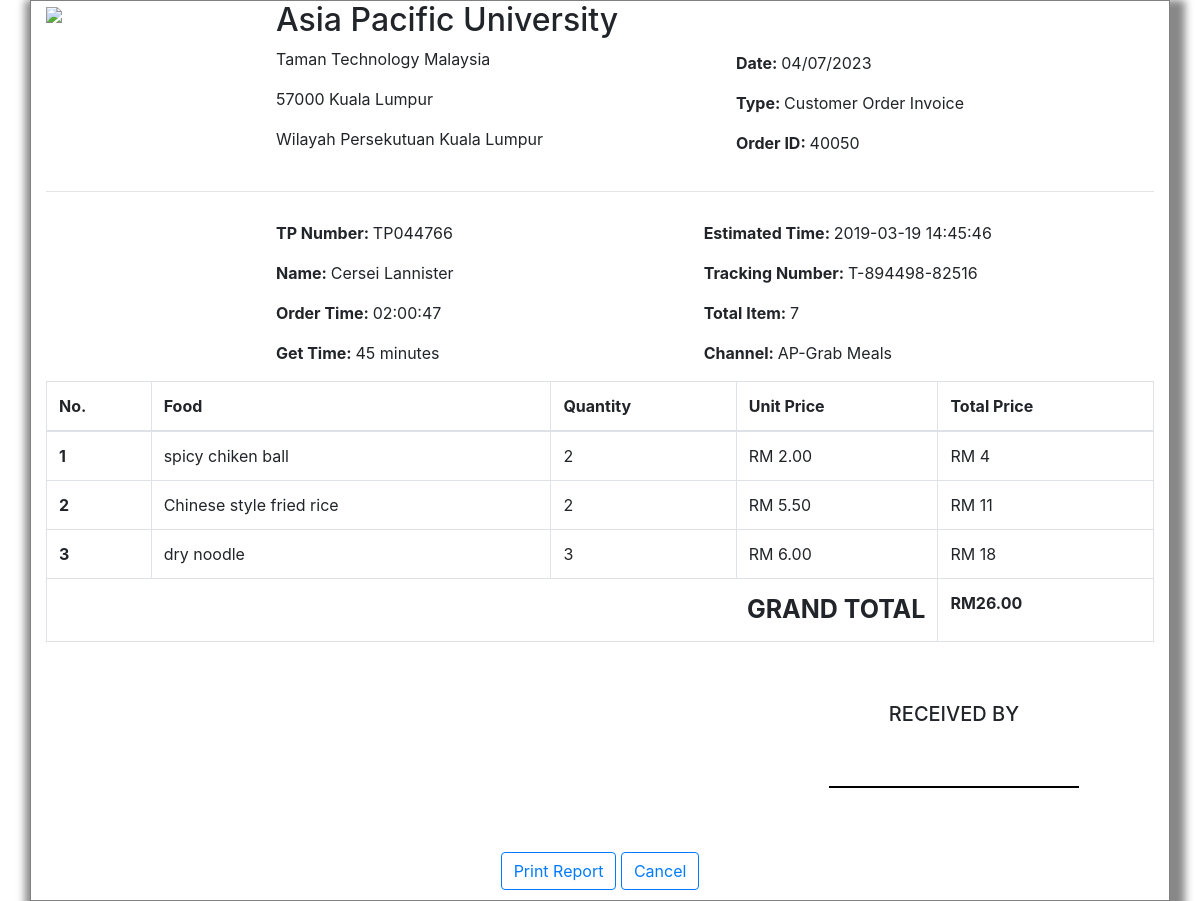
The page /online-meal-ordering-system/financial-dept-app/invoice_order.php?id=40050 on the database its author committed.
### tables this page shows
CREATE TABLE `orders` (
  `Order_ID` int(11) NOT NULL,
  `Food_ID` varchar(255) NOT NULL,
  `Customer_ID` varchar(255) NOT NULL,
  `Total_Item` int(11) NOT NULL,
  `Order_date` datetime NOT NULL DEFAULT current_timestamp(),
  `Order_Get_Time` varchar(255) DEFAULT NULL,
  `Order_Estimated_Time` datetime DEFAULT NULL,
  `Order_Prepare_Time` datetime DEFAULT NULL,
  `Order_Tracking_Number` varchar(255) NOT NULL,
  `Order_Total_Price` varchar(255) NOT NULL,
  `Order_Remark` varchar(255) NOT NULL
);

CREATE TABLE `customer` (
  `Customer_ID` varchar(255) NOT NULL,
  `Customer_Name` varchar(255) NOT NULL,
  `Customer_Password` varchar(255) NOT NULL,
  `Customer_Role` varchar(255) NOT NULL,
  `Customer_Gender` varchar(255) NOT NULL,
  `Customer_IC_No` varchar(255) NOT NULL,
  `Customer_Contact` varchar(255) NOT NULL,
  `Customer_Email` varchar(255) NOT NULL,
  `Customer_Description` varchar(255) NOT NULL,
  `Customer_Credit_Balance` varchar(255) NOT NULL,
  `Customer_File` varchar(255) NOT NULL
);

CREATE TABLE `food` (
  `Food_ID` varchar(255) NOT NULL,
  `Stall_ID` int(11) NOT NULL,
  `Food_Name` varchar(255) NOT NULL,
  `Food_Category` varchar(255) NOT NULL,
  `Unit_Price` varchar(255) NOT NULL,
  `Food_Description` varchar(255) NOT NULL,
  `Food_File` varchar(255) NOT NULL,
  `Food_Status` varchar(255) NOT NULL
);

### online-meal-ordering-system/financial-dept-app/invoice_order.php (the view, shortened to what this page needs)
<?php
include('conn.php');
function count_array_values($my_array, $match){
    $count = 0;
    foreach ($my_array as $key => $value){
        if ($value == $match){
            $count++;
        }
    }
    return $count;
}
?>
<!DOCTYPE html>
<html lang="en" dir="ltr">
  <head>
    <link rel="stylesheet" href="https://stackpath.bootstrapcdn.com/bootstrap/4.3.1/css/bootstrap.min.css">
    <link rel="stylesheet" href="sales_report.css">
  </head>
  <body>
    <div class="upper-con container">
    <?php
    if (isset($_GET['id'])){
      $g_id = $_GET['id'];
      $sql = mysqli_query($con, "SELECT * FROM orders WHERE Order_ID = '$g_id' ");
      $i = 1;
    while ($row = mysqli_fetch_array($sql)){
      $order_id = $row['Order_ID'];
      $food_id = $row['Food_ID'];
      $order_date = $row['Order_date'];
      $cust_id = $row['Customer_ID'];
      $track_num = $row['Order_Tracking_Number'];
      $total_item = $row['Total_Item'];
      $get_time = $row['Order_Get_Time'];
      $estimated_time = $row['Order_Estimated_Time'];
      $order_price = $row['Order_Total_Price'];
      $update = date("h:i:s", strtotime($order_date));
    }
    $sql2 = mysqli_query($con, "SELECT * FROM customer WHERE Customer_ID = '$cust_id'");
    while($row2 = mysqli_fetch_array($sql2)){
      $cust_name = $row2['Customer_Name'];
    }
?>
      <div class="top-info">
      <div class="apu-logo">
        <img src="images/apu-logo">
      </div>
      <div class="apu-address">
        <h2>Asia Pacific University</h2>
        <p>Taman Technology Malaysia</p>
        <p>57000 Kuala Lumpur</p>
        <p>Wilayah Persekutuan Kuala Lumpur</p>
      </div>
      <div class="report-datetype">
        <p><strong>Date: </strong><?php echo date('d/m/Y'); ?></p>
        <p><strong>Type: </strong>Customer Order Invoice</p>
        <p><strong>Order ID: </strong><?php echo $order_id ?></p>
      </div>
    </div>
<hr style="height:1px; margin: 190px 0 0 0;">
      <div class="mid-info">
    <div class="mid-info1">
    <p><strong>TP Number: </strong><?php echo $cust_id; ?></p>
    <p><strong>Name: </strong><?php echo $cust_name; ?></p>
    <p><strong>Order Time: </strong><?php echo $update;?></p>
    <p><strong>Get Time: </strong><?php echo $get_time;?></p>
    </div>
    <div class="mid-info2">
      <p><strong>Estimated Time: </strong><?php echo $estimated_time; ?></p>
      <p><strong>Tracking Number: </strong><?php echo $track_num; ?></p>
      <p><strong>Total Item: </strong><?php echo $total_item; ?></p>
      <p><strong>Channel: </strong>AP-Grab Meals</p>
    </div>
  </div>
    <div class="report-table">
    <table class="table table-bordered">
      <thead>
        <tr>
          <th scope="col">No.</th>
          <th scope="col">Food</th>
          <th scope="col">Quantity</th>
          <th scope="col">Unit Price</th>
          <th scope="col">Total Price</th>
        </tr>
      </thead>
      <tbody>
        <?php
        $split_food_id = str_split($food_id, 4);
        $food_array =array();
        foreach($split_food_id as $f_id){
            $get_food_id = mysqli_query($con, "SELECT * FROM food WHERE Food_ID = '$f_id'");
            $food_name_row = mysqli_fetch_array($get_food_id);
            $food_name = $food_name_row['Food_Name'];
            array_push($food_array, $food_name);
          }
          foreach (array_unique($food_array) as $food_n) {
            $count_duplicated_food = count_array_values($food_array, $food_n);
            $sql3 = mysqli_query($con, "SELECT * FROM food WHERE Food_Name = '$food_n'");
            while($row3 = mysqli_fetch_array($sql3)){
              $food_price = $row3['Unit_Price'];
            }
            $total_unit_price = $food_price * $count_duplicated_food;
        ?>
        <?php
        echo "<tr>";
        echo "<th scope='row'>$i</th>";
        echo "<td>".$food_n."</td>";
        echo "<td>".$count_duplicated_food."</td>";
        echo "<td>RM ".$food_price."</td>";
        echo "<td>RM ".$total_unit_price."</td>";
        echo "</tr>";
        $i++;
      }
    }else{
        echo "<script>alert('No invoice order chosen.')</script>";
        echo "<script>window.location.href='view_transaction_customer.php';</script>";
      }
        ?>
        <tr>
            <td colspan="4" style="text-align:right;font-size:25px;"><strong>GRAND TOTAL</strong></td>
            <td ><strong>RM<?php echo sprintf("%.2f", $order_price) ?></strong></td>
        </tr>
      </tbody>
    </table>
  </div>
  <div class="submitted-by" >
    <div class="into-submitted">
    <h5>RECEIVED BY</h5>
    <hr>
  </div>
  </div>
  <div class="report-button">
  <button type="button" class="btn btn-outline-primary">Print Report</button>
  <button type="button" class="btn btn-outline-primary"><a href="view_transaction_customer.php">Cancel</a></button>
  </div>
</div>
  </body>
</html>

### online-meal-ordering-system/financial-dept-app/sales_report.css (style rules this page uses)
.upper-con { border: 1px solid grey; box-shadow: 5px 10px 8px 10px #888888; }
.report-button { text-align: center; margin-bottom: 10px; margin-top: 20px; }
.top-info { float: left; }
.apu-logo { width: 200px; float: left; }
.apu-address { height: 200px; width: 400px; float: left; margin-left: 30px; }
.report-datetype { float: left; padding-top: 50px; margin-left: 60px; }
.mid-info { margin-left: 230px; float: left; margin-top: 20px; }
.mid-info1 { float: left; }
.mid-info2 { float: left; margin-left: 250px; }
.report-table { margin-top: 30px; }
.submitted-by { height: 150px; padding-top: 20px; margin-top: 40px; }
.into-submitted { width: 400px; float: right; }
.submitted-by h5 { text-align: center; }
.submitted-by hr { margin-top: 60px; width: 250px; height: 1px; background-color: black; }

### rows shown on the page
orders: Order_ID "40050", Customer_ID "TP044766", Order_date "02:00:47", Order_Get_Time "45 minutes", Order_Estimated_Time "2019-03-19 14:45:46", Order_Tracking_Number "T-894498-82516", Total_Item "7", Order_Total_Price "26.00"
customer: Customer_Name "Cersei Lannister"
food: food_n "spicy chiken ball", count_duplicated_food "2", Unit_Price "2.00", Unit_Price "4"
food: food_n "Chinese style fried rice", count_duplicated_food "2", Unit_Price "5.50", Unit_Price "11"
food: food_n "dry noodle", count_duplicated_food "3", Unit_Price "6.00", Unit_Price "18"
